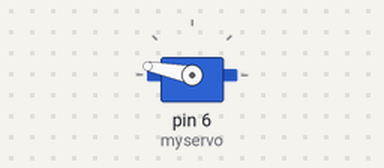
The sketch below on a simulated Arduino Uno, built with avr-gcc and run on an emulated ATmega328P. On the bench: servo.

Above: at 0.05 s.
At 4.0 s:
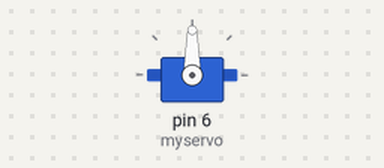
Timing chart, 0 to 5.2 s (numbered marks = the images above):
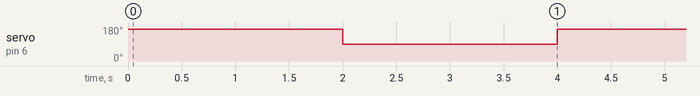

Measured:
- by itself, servo on pin 6 (myservo): alternates 169° for 2.0 s and 90° for 2.0 s

The sketch:

servo.ino
```cpp
/*
 Controlling a servo position using a potentiometer (variable resistor)
 by Michal Rinott <http://people.interaction-ivrea.it/m.rinott>

 modified on 8 Nov 2013
 by Scott Fitzgerald
 http://www.arduino.cc/en/Tutorial/Knob
*/

#include <Servo.h>

Servo myservo;  // create servo object to control a servo
//Servo servo;
//int potpin = 0;  // analog pin used to connect the potentiometer
int val;    // variable to read the value from the analog pin

void setup() {
  myservo.attach(6);
 // servo.attach(8);// attaches the servo on pin 9 to the servo object
}

void loop() {
    // scale it to use it with the servo (value between 0 and 180)

 myservo.write(169);//157//169
 //servo.write(169);
 delay(2000);
  myservo.write(90);//90
   //77j ltt servo.write(90);
  delay(2000);

}
```
